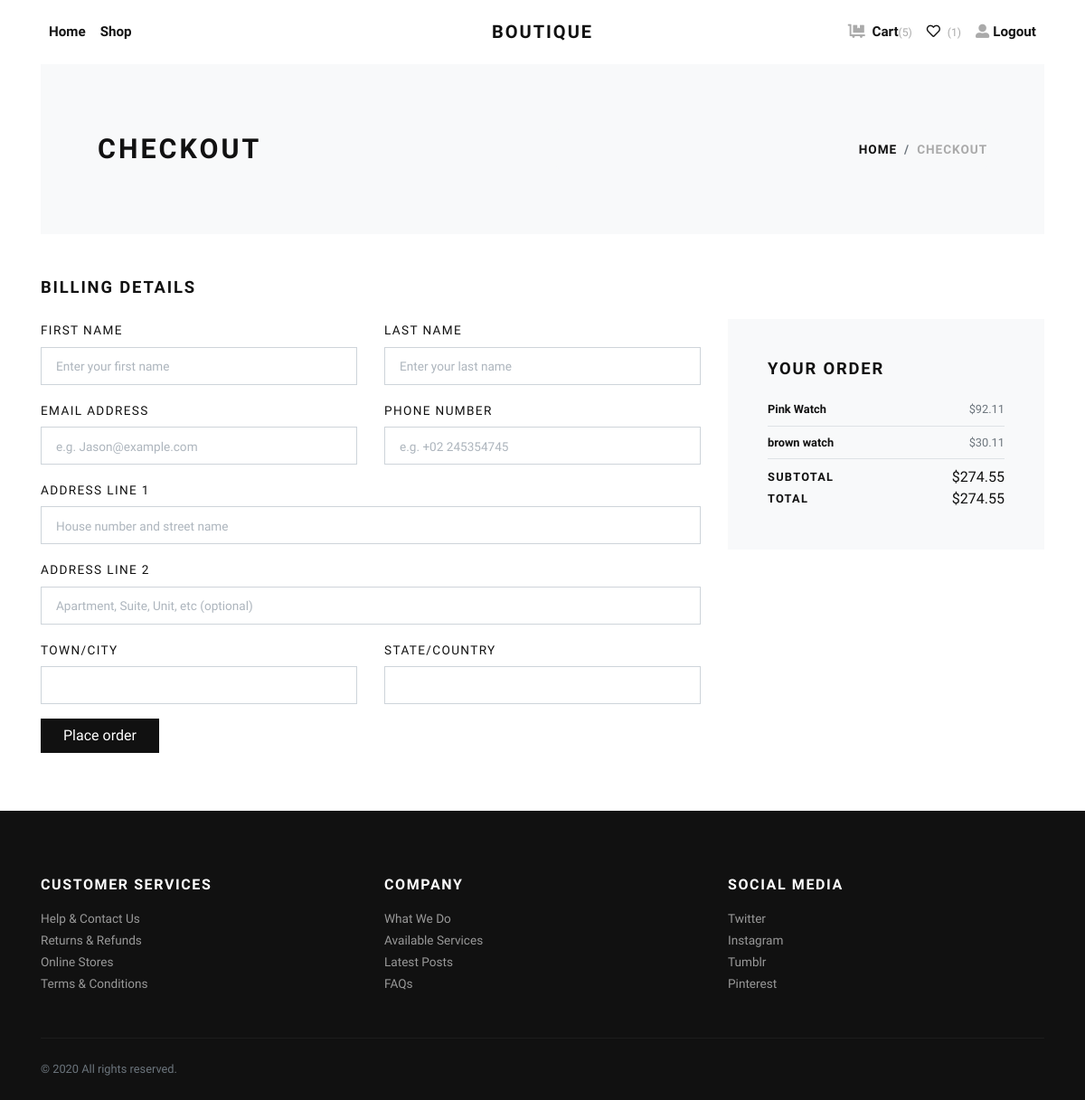
/checkout/ (signed in), run on an earlier commit of the app's database.
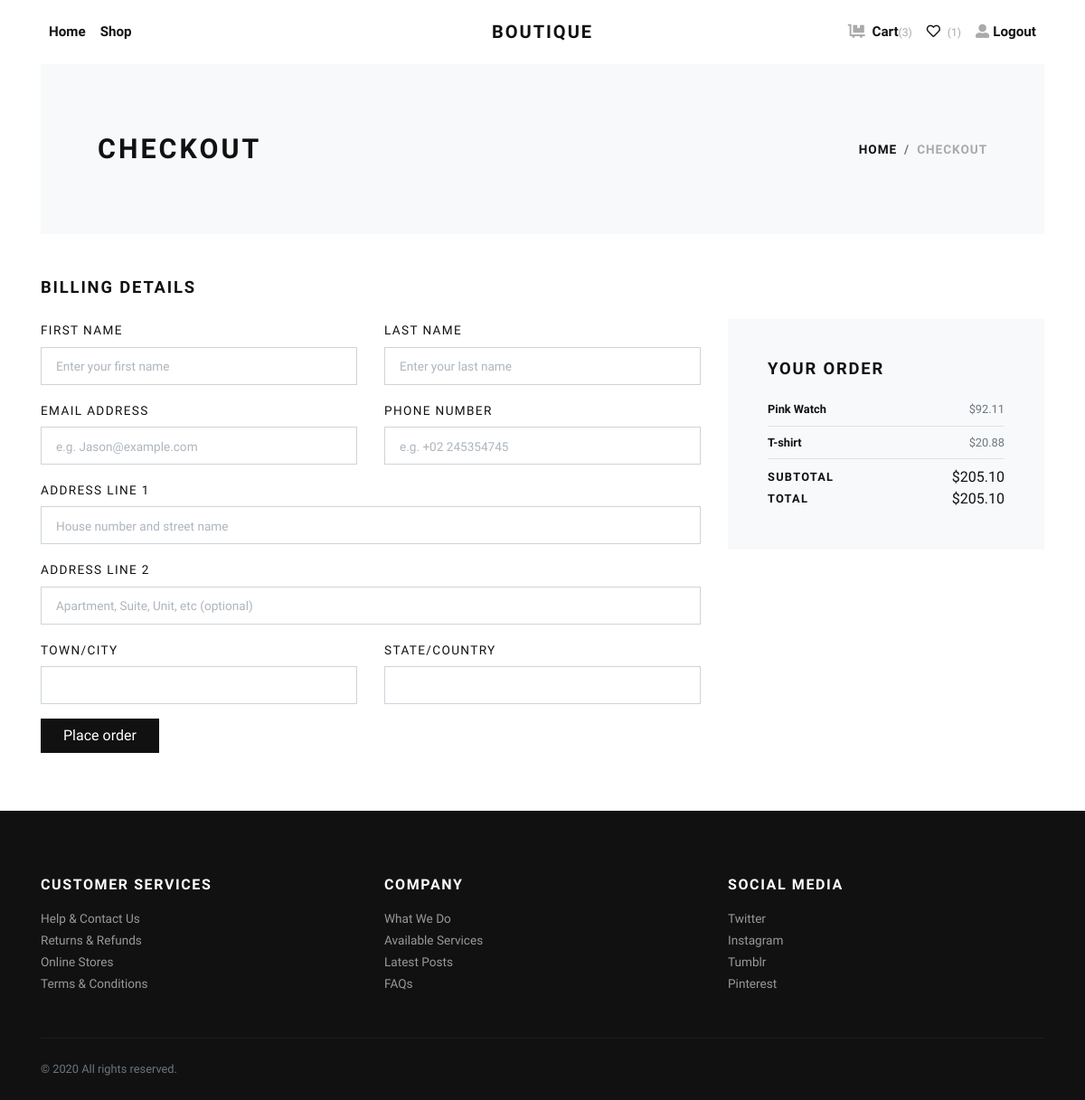
And on a later commit of the database.
### products/models.py (models this page shows, shortened)
class Customer(models.Model):
    user = models.OneToOneField(
        User, on_delete=models.CASCADE, null=True, blank=True)
    full_name = models.CharField(max_length=200, null=True)
    email = models.CharField(max_length=200, null=True)

class Order(models.Model):
    customer = models.ForeignKey(
        Customer, on_delete=models.CASCADE)
    coupon = models.ForeignKey(
        Coupon, on_delete=models.SET_NULL, blank=True, null=True)
    complete = models.BooleanField(default=False)
    @property
    def get_cart_total(self):
        order_items = self.orderitem_set.all()
        total = sum([item.get_total for item in order_items])
        return total
    @property
    def get_cart_items(self):
        order_items = self.orderitem_set.all()
        total = sum([item.quantity for item in order_items])
        return total
    @property
    def get_coupon(self):
        if self.coupon:
            return True
        return False

class OrderItem(models.Model):
    product = models.ForeignKey(
        Product, on_delete=models.CASCADE)
    order = models.ForeignKey(
        Order, on_delete=models.SET_NULL, blank=True, null=True)
    quantity = models.IntegerField(default=0, null=True, blank=True)
    date_added = models.DateTimeField(auto_now_add=True)
    @property
    def get_total(self):
        total = self.product.price * self.quantity
        return total

class Product(models.Model):
    PRODUCT_STATUS = (
        (None, 'NONE'),
        ('danger', 'SOLD'),
        ('primary', 'SALE'),
        ('info', 'NEW'),
    )
    name = models.CharField(max_length=200)
    price = models.FloatField()
    image = models.ImageField(upload_to='products')
    about = models.TextField()
    sku = models.IntegerField(default=0)
    brand = models.ForeignKey(Brand, on_delete=models.CASCADE)
    category = models.ForeignKey(Category, on_delete=models.CASCADE)
    type = models.ManyToManyField(Type)
    description = RichTextField()
    status = models.CharField(
        choices=PRODUCT_STATUS,
        default=None, max_length=10,
        null=True, blank=True
    )
    stars = models.IntegerField(
        validators=[
            MinValueValidator(0),
            MaxValueValidator(5)]
    )
    completed = models.BooleanField(default=False)

### products/views.py (the view)
# urls.py: path('checkout/', views.CheckoutView.as_view(), name="checkout"),
class CheckoutView(TemplateView, GetItemsProduct):
    template_name = 'products/checkout.html'
    @method_decorator(login_required(login_url='/users/login'))
    def dispatch(self, *args, **kwargs):
        return super().dispatch(*args, **kwargs)

### products/views.py (called while the page is built)
    def get_order(self):
        customer = self.request.user.customer
        order, created = Order.objects.get_or_create(
            customer=customer, complete=False)
        return order

    def get_item(self):
        return self.get_order().orderitem_set.all()

    def get_cart_item(self):
        return self.get_order().get_cart_items

    def get_coupon(self):
        if self.get_order().get_coupon:
            return self.get_order().get_cart_total - self.get_order().coupon.discount
        else:
            return self.get_order().get_cart_total

    def get_wishlist(self):
        return self.get_order().wishlist_set.all()

### products/templates/products/checkout.html (shortened to what the changed rows need)
{% extends 'base.html' %}
{% block content %}
    <div class="page-holder">
        {% include 'include/navbar.html' %}
        <div class="container">
            <section class="py-5 bg-light">
                <div class="container">
                    <div class="row px-4 px-lg-5 py-lg-4 align-items-center">
                        <div class="col-lg-6">
                            <h1 class="h2 text-uppercase mb-0">Checkout</h1>
                        </div>
                    </div>
                </div>
            </section>
            <section class="py-5">
                <h2 class="h5 text-uppercase mb-4">Billing details</h2>
                <div class="row">
                    <div class="col-lg-4">
                        <div class="card border-0 rounded-0 p-lg-4 bg-light">
                            <div class="card-body">
                                <ul class="list-unstyled mb-0">
                                    {% for item in view.get_item %}
                                        <li class="d-flex align-items-center justify-content-between">
                                            <strong class="small font-weight-bold">
                                                {{ item.product.name }}
                                            </strong>
                                            <span class="text-muted small">${{ item.product.price|floatformat:2 }}</span>
                                        </li>
                                        <li class="border-bottom my-2"></li>
                                    {% endfor %}
                                    <li class="d-flex align-items-center justify-content-between"><strong
                                            class="text-uppercase small font-weight-bold">Subtotal</strong><span>${{ view.get_order.get_cart_total|floatformat:2 }}</span>
                                    </li>
                                    <li class="d-flex align-items-center justify-content-between"><strong
                                            class="text-uppercase small font-weight-bold">Total</strong><span>${{ view.get_coupon|floatformat:2 }}</span>
                                    </li>
                                </ul>
                            </div>
                        </div>
                    </div>
                </div>
            </section>
        </div>
    </div>
{% endblock %}

### products/templates/include/navbar.html (shortened to what this page needs)
<header class="header bg-white">
    <div class="container px-0 px-lg-3">
        <nav class="navbar navbar-expand-lg navbar-light py-3 px-lg-0"><a class="navbar-brand"
                href="{% url 'products:home' %}"><span
                    class="font-weight-bold text-uppercase text-dark">Boutique</span></a>
            <div class="collapse navbar-collapse" id="navbarSupportedContent">
                <ul class="navbar-nav mr-auto">
                    <li class="nav-item">
                        <a class="nav-link {% if active == 'home' %}active{% endif %}"
                            href="{% url 'products:home' %}">Home</a>
                    </li>
                    <li class="nav-item">
                        <a class="nav-link {% if active == 'shop' %}active{% endif %}"
                            href="{% url 'products:shop' %}">Shop</a>
                    </li>
                </ul>
                <ul class="navbar-nav ml-auto">
                    {% if request.user.is_authenticated %}
                    <li class="nav-item">
                        <a class="nav-link {% if active == 'cart' %}active{% endif %}" href="{% url 'products:cart' %}">
                            <i class="fas fa-dolly-flatbed mr-1 text-gray"></i>
                            Cart<small class="text-gray">({{ view.get_cart_item }})</small>
                        </a>
                    </li>
                    <li class="nav-item">
                        <a class="nav-link {% if active == 'wishlist' %}active{% endif %}" href="{% url 'products:wishlist' %}">
                            <i class="far fa-heart mr-1"></i>
                            <small class="text-gray">({{ view.get_wishlist.count }})</small>
                        </a>
                    </li>
                    <li class="nav-item">
                        <a class="nav-link" href="{% url 'users:logout' %}"> <i
                                class="fas fa-user-alt mr-1 text-gray"></i>Logout
                        </a>
                    </li>
                    {% endif %}
                </ul>
            </div>
        </nav>
    </div>
</header>

What changed in the data, as far as the page shows it:
removed OrderItem: product.name "brown watch", product.price "30.11"
added OrderItem: product.name "T-shirt", product.price "20.88"
Also different on the page:
{{ view.get_cart_item }}: "5" → "3"
{{ view.get_order.get_cart_total|floatformat:2 }}: "274.55" → "205.10"
{{ view.get_coupon|floatformat:2 }}: "274.55" → "205.10"
